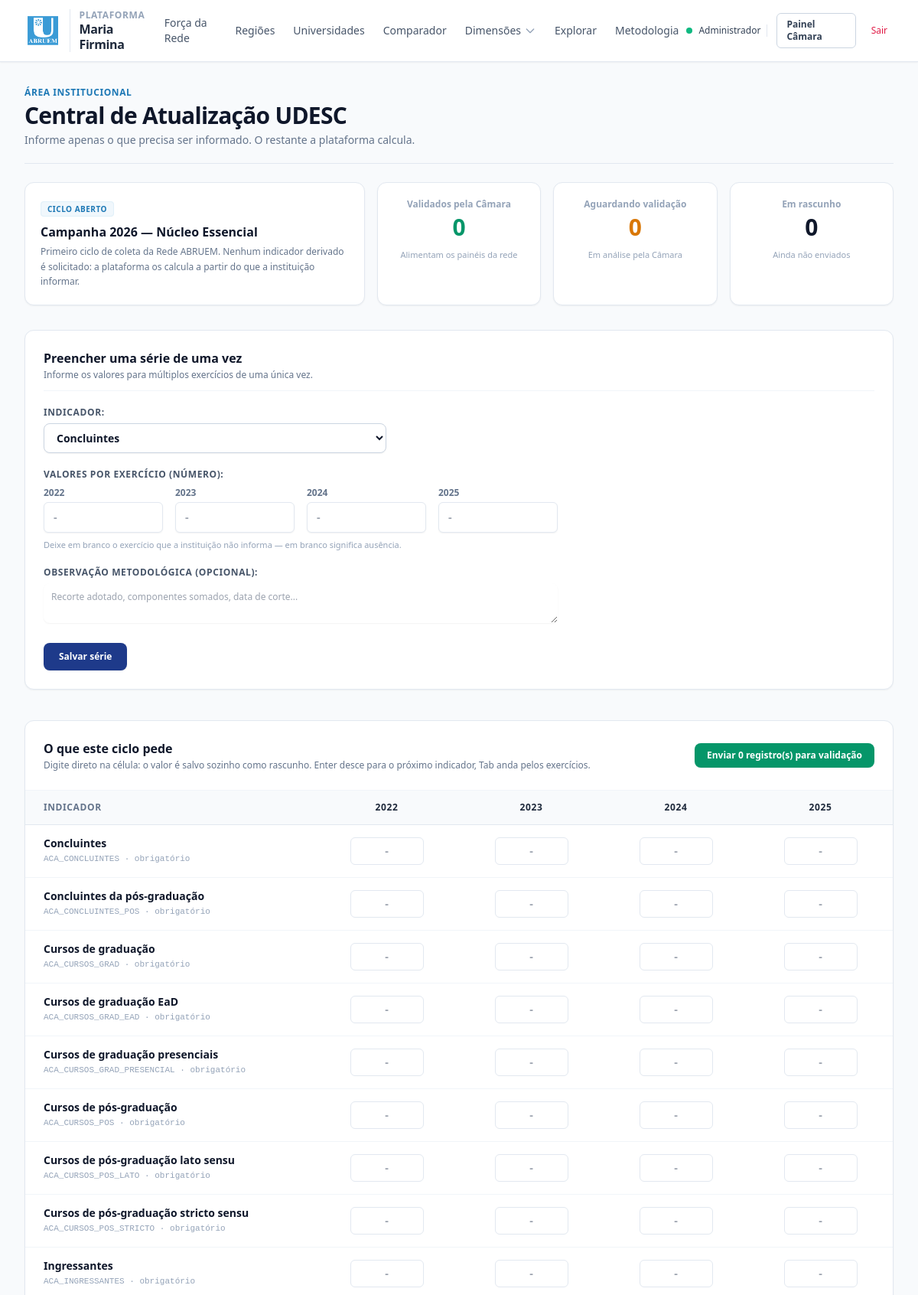
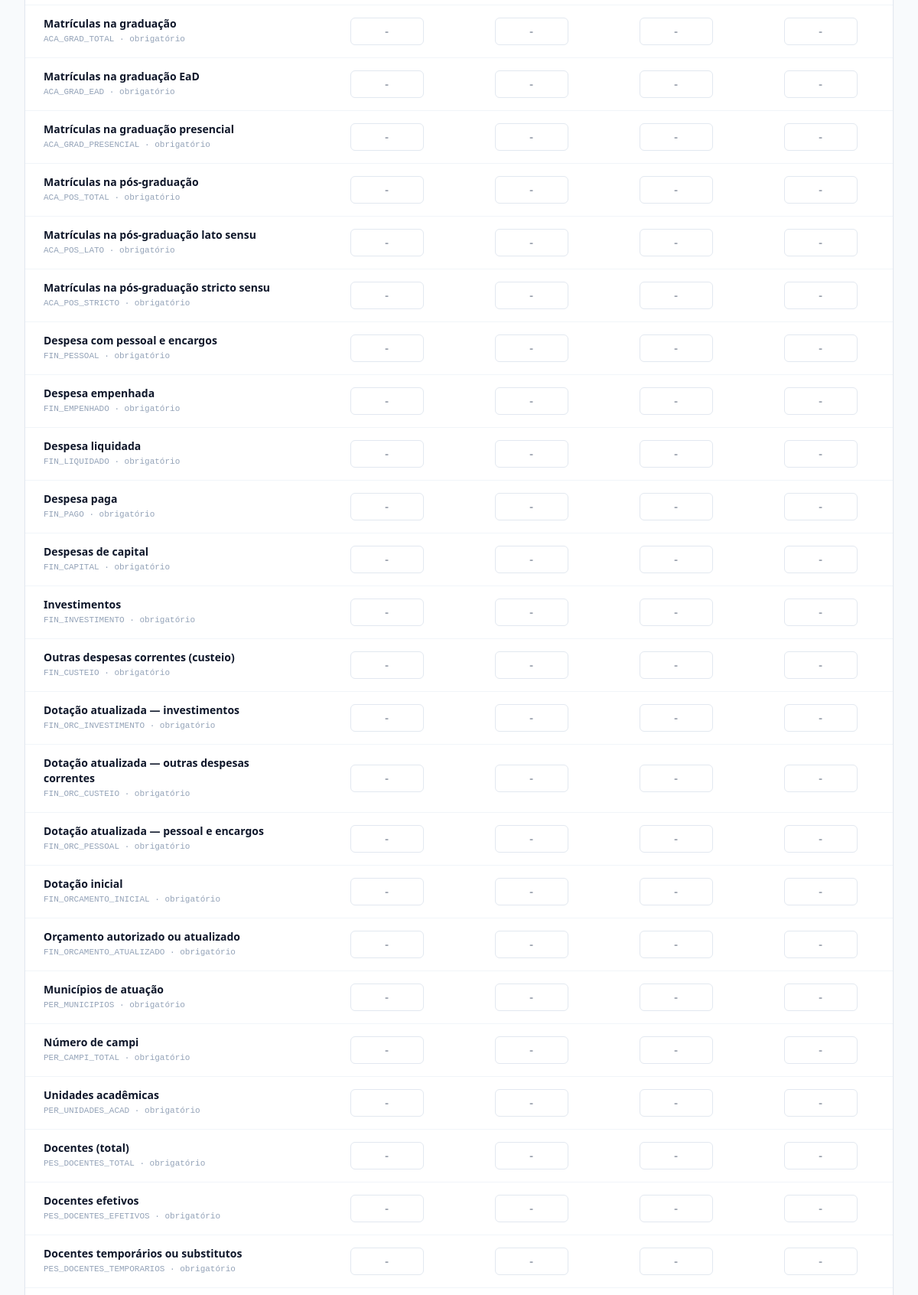
Screenshot of /minha-universidade/ (signed in, upper part) with the database file from the repository (2 pictures, top to bottom).
### tables this page shows
CREATE TABLE universidades (
    id TEXT PRIMARY KEY,
    sigla TEXT NOT NULL UNIQUE,
    nome TEXT NOT NULL,
    tipo TEXT NOT NULL,
    uf TEXT NOT NULL,
    regiao TEXT NOT NULL,
    municipio_sede TEXT,
    ano_filiacao INTEGER,
    status TEXT DEFAULT 'ATIVA',
    criado_em DATETIME DEFAULT CURRENT_TIMESTAMP
, autonomia_financeira INTEGER DEFAULT 0);

CREATE TABLE indicadores (
    id TEXT PRIMARY KEY,
    codigo TEXT NOT NULL UNIQUE,
    nome TEXT NOT NULL,
    dimensao TEXT NOT NULL,
    tipo_dado TEXT NOT NULL,
    tipo_agregacao TEXT NOT NULL,
    origem TEXT NOT NULL DEFAULT 'INFORMADO',
    unidade_medida TEXT,
    descricao TEXT,
    obrigatorio INTEGER DEFAULT 1,
    ativo INTEGER DEFAULT 1
);

### app/controllers/minha_universidade_controller.py (the view, shortened to what this page needs)
@minha_universidade_bp.route('/')
def painel():
    if not AuthService.esta_autenticado():
        return redirect(url_for('auth.login'))
    usuario = AuthService.usuario_atual()
    uni_repo = UniversidadeRepository()
    ind_repo = IndicadorRepository()
    reg_repo = RegistroRepository()
    is_admin = (usuario.get('perfil') == 'ADMIN_CAMARA')
    universidades_disponiveis = uni_repo.listar_todas(apenas_ativas=True) if is_admin else []
    if is_admin:
        default_uni = usuario.get('universidade_id') or (universidades_disponiveis[0].id if universidades_disponiveis else 'U31')
        uni_id = request.args.get('universidade_id', default_uni)
    else:
        uni_id = usuario.get('universidade_id')
    if not uni_id:
        flash('Nenhuma instituição vinculada ao seu usuário.', 'warning')
        return redirect(url_for('home.index'))
    universidade = uni_repo.buscar_por_id(uni_id)
    if not universidade and universidades_disponiveis:
        universidade = universidades_disponiveis[0]
        uni_id = universidade.id
    exercicio_referencia = int(request.args.get('ano', 2025))
    anos_ciclo = [2022, 2023, 2024, 2025]
    todos_indicadores = ind_repo.listar_todos(apenas_ativos=True)
    indicadores_digitaveis = [i for i in todos_indicadores if not i.is_calculado()]
    indicadores_calculados = [i for i in todos_indicadores if i.is_calculado()]
    matriz_registros = {}
    total_validados = 0
    total_aguardando = 0
    total_rascunhos = 0
    total_devolvidos = 0
    for ind in todos_indicadores:
        matriz_registros[ind.id] = {}
        for a in anos_ciclo:
            reg = reg_repo.buscar_por_chave(uni_id, ind.id, a)
            matriz_registros[ind.id][a] = reg
    responsaveis = uni_repo.listar_responsaveis(uni_id)
    return render_template('institucional/minha_universidade.html',
                           universidade=universidade,
                           ano_referencia=exercicio_referencia,
                           anos_ciclo=anos_ciclo,
                           indicadores_digitaveis=indicadores_digitaveis,
                           indicadores_calculados=indicadores_calculados,
                           matriz=matriz_registros,
                           total_validados=total_validados,
                           total_aguardando=total_aguardando,
                           total_rascunhos=total_rascunhos,
                           total_devolvidos=total_devolvidos,
                           responsaveis=responsaveis,
                           is_admin=is_admin,
                           universidades_disponiveis=universidades_disponiveis)

### app/models/indicador.py (called while the page is built)
    def is_calculado(self):
        return self.origem == 'CALCULADO'

    @classmethod
    def from_dict(cls, dados):
        if not dados:
            return None
        return cls(
            id=dados.get('id'),
            codigo=dados.get('codigo'),
            nome=dados.get('nome'),
            dimensao=dados.get('dimensao'),
            tipo_dado=dados.get('tipo_dado'),
            tipo_agregacao=dados.get('tipo_agregacao'),
            origem=dados.get('origem', 'INFORMADO'),
            unidade_medida=dados.get('unidade_medida'),
            descricao=dados.get('descricao'),
            obrigatorio=dados.get('obrigatorio', 1),
            ativo=dados.get('ativo', 1)
        )

### app/models/universidade.py (called while the page is built)
    @classmethod
    def from_dict(cls, dados):
        if not dados:
            return None
        return cls(
            id=dados.get('id'),
            sigla=dados.get('sigla'),
            nome=dados.get('nome'),
            tipo=dados.get('tipo'),
            uf=dados.get('uf'),
            regiao=dados.get('regiao'),
            municipio_sede=dados.get('municipio_sede'),
            ano_filiacao=dados.get('ano_filiacao'),
            status=dados.get('status', 'ATIVA'),
            autonomia_financeira=dados.get('autonomia_financeira', 0),
            criado_em=dados.get('criado_em')
        )

### app/repositories/base_repository.py (called while the page is built)
    def executar_consulta(self, sql, parametros=None):
        sql_sqlite = sql.replace('%s', '?')
        conn = get_db_connection()
        try:
            cursor = conn.cursor()
            cursor.execute(sql_sqlite, parametros or ())
            return cursor.fetchall()
        finally:
            conn.close()

    def executar_consulta_um(self, sql, parametros=None):
        sql_sqlite = sql.replace('%s', '?')
        conn = get_db_connection()
        try:
            cursor = conn.cursor()
            cursor.execute(sql_sqlite, parametros or ())
            return cursor.fetchone()
        finally:
            conn.close()

### app/repositories/indicador_repository.py (called while the page is built)
    def listar_todos(self, apenas_ativos=True):
        sql = "SELECT * FROM indicadores"
        if apenas_ativos:
            sql += " WHERE ativo = 1"
        sql += " ORDER BY dimensao ASC, nome ASC"
        linhas = self.executar_consulta(sql)
        return [Indicador.from_dict(l) for l in linhas]

### app/repositories/universidade_repository.py (called while the page is built)
    def buscar_por_id(self, universidade_id):
        sql = "SELECT * FROM universidades WHERE id = %s LIMIT 1"
        res = self.executar_consulta_um(sql, (universidade_id,))
        return Universidade.from_dict(res) if res else None

### app/templates/institucional/minha_universidade.html (shortened to what this page needs)
{% extends 'layouts/base.html' %}
{% block content %}
<div class="mb-6 border-b border-slate-200 pb-5">
    <span class="text-xs font-bold uppercase tracking-wider text-abruem-600 block mb-1">ÁREA INSTITUCIONAL</span>
    <h1 class="text-3xl font-extrabold text-slate-900 tracking-tight">Central de Atualização {{ universidade.sigla }}</h1>
    <p class="text-sm text-slate-500 mt-1">Informe apenas o que precisa ser informado. O restante a plataforma calcula.</p>
</div>
<div class="grid grid-cols-1 md:grid-cols-5 gap-4 mb-8">
    <div class="md:col-span-2 bg-white p-5 rounded-xl border border-slate-200 shadow-sm">
        <span class="text-[10px] font-bold uppercase tracking-wider text-abruem-600 bg-abruem-50 px-2 py-0.5 rounded border border-abruem-100">Ciclo aberto</span>
        <h2 class="text-base font-bold text-slate-900 mt-2">Campanha 2026 — Núcleo Essencial</h2>
        <p class="text-xs text-slate-500 mt-1 leading-relaxed">
            Primeiro ciclo de coleta da Rede ABRUEM. Nenhum indicador derivado é solicitado: a plataforma os calcula a partir do que a instituição informar.
        </p>
    </div>
    <div class="bg-white p-5 rounded-xl border border-slate-200 shadow-sm text-center">
        <span class="text-xs font-semibold text-slate-400 block">Validados pela Câmara</span>
        <div class="text-3xl font-extrabold text-emerald-600 my-1">{{ total_validados }}</div>
        <span class="text-[11px] text-slate-400">Alimentam os painéis da rede</span>
    </div>
    <div class="bg-white p-5 rounded-xl border border-slate-200 shadow-sm text-center">
        <span class="text-xs font-semibold text-slate-400 block">Aguardando validação</span>
        <div class="text-3xl font-extrabold text-amber-600 my-1">{{ total_aguardando }}</div>
        <span class="text-[11px] text-slate-400">Em análise pela Câmara</span>
    </div>
    <div class="bg-white p-5 rounded-xl border border-slate-200 shadow-sm text-center">
        <span class="text-xs font-semibold text-slate-400 block">Em rascunho</span>
        <div class="text-3xl font-extrabold text-slate-900 my-1">{{ total_rascunhos }}</div>
        <span class="text-[11px] text-slate-400">Ainda não enviados</span>
    </div>
</div>
<div class="bg-white p-6 rounded-xl border border-slate-200 shadow-sm mb-10">
    <div class="border-b border-slate-100 pb-3 mb-5">
        <h3 class="text-base font-bold text-slate-900">Preencher uma série de uma vez</h3>
        <p class="text-xs text-slate-500 mt-0.5">Informe os valores para múltiplos exercícios de uma única vez.</p>
    </div>
    <form method="POST" action="{{ url_for('minha_universidade.salvar_serie') }}" class="space-y-5">
        <div>
            <label for="indicador_id" class="block text-xs font-bold uppercase tracking-wider text-slate-600 mb-1.5">Indicador:</label>
            <select name="indicador_id" id="indicador_id" required
                    class="w-full max-w-md rounded-lg border-slate-300 text-sm font-semibold text-slate-900 bg-white shadow-sm focus:border-abruem-500 focus:ring-abruem-500 py-2 px-3">
                {% for ind in indicadores_digitaveis %}
                    <option value="{{ ind.id }}">{{ ind.nome }}</option>
                {% endfor %}
            </select>
        </div>
        <div>
            <span class="block text-xs font-bold uppercase tracking-wider text-slate-600 mb-2">Valores por exercício (número):</span>
            <div class="grid grid-cols-2 sm:grid-cols-4 gap-4 max-w-2xl">
                {% for a in anos_ciclo %}
                <div>
                    <label for="val_{{ a }}" class="block text-xs font-semibold text-slate-500 mb-1">{{ a }}</label>
                    <input type="text" name="valor_{a}" id="val_{{ a }}" placeholder="-"
                           class="input-valor w-full rounded-lg border-slate-300 text-sm font-bold text-slate-900 bg-white shadow-sm focus:border-abruem-500 focus:ring-abruem-500 py-2 px-3">
                </div>
                {% endfor %}
            </div>
            <p class="text-[11px] text-slate-400 mt-2">Deixe em branco o exercício que a instituição não informa — em branco significa ausência.</p>
        </div>
        <div>
            <label for="observacao" class="block text-xs font-bold uppercase tracking-wider text-slate-600 mb-1.5">Observação metodológica (opcional):</label>
            <textarea name="observacao" id="observacao" rows="2" placeholder="Recorte adotado, componentes somados, data de corte..."
                      class="w-full max-w-2xl rounded-lg border-slate-300 text-xs text-slate-800 bg-white shadow-sm focus:border-abruem-500 focus:ring-abruem-500 p-2.5"></textarea>
        </div>
        <button type="submit" class="px-5 py-2.5 bg-abruem-800 text-white rounded-lg text-xs font-bold hover:bg-abruem-900 shadow-sm transition">
            Salvar série
        </button>
    </form>
</div>
<div class="bg-white rounded-xl border border-slate-200 shadow-sm overflow-hidden mb-10">
    <div class="p-6 border-b border-slate-100 flex flex-col sm:flex-row sm:items-center sm:justify-between gap-4">
        <div>
            <h3 class="text-base font-bold text-slate-900">O que este ciclo pede</h3>
            <p class="text-xs text-slate-500 mt-0.5">Digite direto na célula: o valor é salvo sozinho como rascunho. Enter desce para o próximo indicador, Tab anda pelos exercícios.</p>
        </div>
        <form method="POST" action="{{ url_for('minha_universidade.enviar_lote') }}">
            <button type="submit" class="px-4 py-2 bg-emerald-600 text-white font-bold text-xs rounded-lg hover:bg-emerald-700 shadow-sm transition">
                Enviar {{ total_rascunhos }} registro(s) para validação
            </button>
        </form>
    </div>
    <div class="overflow-x-auto">
        <table class="w-full text-left text-sm text-slate-600 border-collapse">
            <thead class="bg-slate-50 text-xs font-semibold uppercase tracking-wider text-slate-500 border-b border-slate-200">
                <tr>
                    <th scope="col" class="px-6 py-3.5 w-1/3">Indicador</th>
                    {% for a in anos_ciclo %}
                        <th scope="col" class="px-4 py-3.5 text-center w-1/6 font-bold text-slate-800">{{ a }}</th>
                    {% endfor %}
                </tr>
            </thead>
            <tbody class="divide-y divide-slate-100">
                {% for ind in indicadores_digitaveis %}
                <tr class="hover:bg-slate-50/80 transition-colors">
                    <td class="px-6 py-3.5">
                        <strong class="text-slate-900 block font-semibold">{{ ind.nome }}</strong>
                        <span class="text-[11px] font-mono text-slate-400 block">{{ ind.codigo }} · obrigatório</span>
                    </td>
                    {% for a in anos_ciclo %}
                    {% set reg = matriz[ind.id][a] %}
                    <td class="px-4 py-3.5 text-center">
                        <input type="text"
                               data-uni="{{ universidade.id }}"
                               data-ind="{{ ind.id }}"
                               data-ano="{{ a }}"
                               value="{% if reg and reg.valor_numerico is not none %}{{ reg.valor_numerico | numero_br(0) }}{% endif %}"
                               placeholder="-"
                               class="celula-rapida w-24 text-center py-1 px-2 border rounded text-xs font-bold text-slate-900 focus:border-abruem-500 focus:ring-1 focus:ring-abruem-500
                               {% if reg and reg.status_dado == 'VALIDADO' %}bg-emerald-50/50 border-emerald-300 text-emerald-800{% elif reg and reg.status_dado == 'ENVIADO' %}bg-amber-50/50 border-amber-300{% else %}border-slate-300 bg-white{% endif %}">
                    </td>
                    {% endfor %}
                </tr>
                {% endfor %}
            </tbody>
        </table>
    </div>
</div>
{% endblock %}

### app/static/css/main.css (style rules this page uses)
:root { --primary: #1e3a8a; --primary-hover: #1e40af; --primary-light: #eff6ff; --secondary: #0f172a; --accent: #0284c7; --success: #16a34a; --warning: #d97706; --danger: #dc2626; --bg-page: #f8fafc; --bg-card: #ffffff; --border-color: #e2e8f0; --text-main: #0f172a; --text-muted: #64748b; --font-sans: -apple-system, BlinkMacSystemFont, "Segoe UI", Roboto, Helvetica, Arial, sans-serif; --font-mono: ui-monospace, SFMono-Regular, Menlo, Monaco, Consolas, monospace; }
*, *::before, *::after { box-sizing: border-box; margin: 0; padding: 0; }
.text-center { text-align: center; }

### app/static/css/componentes.css (style rules this page uses)
input[type="text"], input[type="email"], input[type="password"], input[type="url"], select { padding: 9px 12px; border: 1px solid var(--border-color); border-radius: 6px; font-size: 0.9rem; outline: none; background-color: #ffffff; }

### rows the page displays
universidades: sigla "UDESC"
indicadores: nome "Concluintes", codigo "ACA_CONCLUINTES"
indicadores: nome "Concluintes da pós-graduação", codigo "ACA_CONCLUINTES_POS"
indicadores: nome "Cursos de graduação", codigo "ACA_CURSOS_GRAD"
indicadores: nome "Cursos de graduação EaD", codigo "ACA_CURSOS_GRAD_EAD"
indicadores: nome "Cursos de graduação presenciais", codigo "ACA_CURSOS_GRAD_PRESENCIAL"
indicadores: nome "Cursos de pós-graduação", codigo "ACA_CURSOS_POS"
indicadores: nome "Cursos de pós-graduação lato sensu", codigo "ACA_CURSOS_POS_LATO"
indicadores: nome "Cursos de pós-graduação stricto sensu", codigo "ACA_CURSOS_POS_STRICTO"
indicadores: nome "Ingressantes", codigo "ACA_INGRESSANTES"
indicadores: nome "Matrículas na graduação", codigo "ACA_GRAD_TOTAL"
indicadores: nome "Matrículas na graduação EaD", codigo "ACA_GRAD_EAD"
indicadores: nome "Matrículas na graduação presencial", codigo "ACA_GRAD_PRESENCIAL"
indicadores: nome "Matrículas na pós-graduação", codigo "ACA_POS_TOTAL"
indicadores: nome "Matrículas na pós-graduação lato sensu", codigo "ACA_POS_LATO"
indicadores: nome "Matrículas na pós-graduação stricto sensu", codigo "ACA_POS_STRICTO"
indicadores: nome "Despesa com pessoal e encargos", codigo "FIN_PESSOAL"
indicadores: nome "Despesa empenhada", codigo "FIN_EMPENHADO"
indicadores: nome "Despesa liquidada", codigo "FIN_LIQUIDADO"
indicadores: nome "Despesa paga", codigo "FIN_PAGO"
indicadores: nome "Despesas de capital", codigo "FIN_CAPITAL"
indicadores: nome "Investimentos", codigo "FIN_INVESTIMENTO"
indicadores: nome "Outras despesas correntes (custeio)", codigo "FIN_CUSTEIO"
indicadores: nome "Dotação atualizada — investimentos", codigo "FIN_ORC_INVESTIMENTO"
indicadores: nome "Dotação atualizada — outras despesas correntes", codigo "FIN_ORC_CUSTEIO"
indicadores: nome "Dotação atualizada — pessoal e encargos", codigo "FIN_ORC_PESSOAL"
indicadores: nome "Dotação inicial", codigo "FIN_ORCAMENTO_INICIAL"
indicadores: nome "Orçamento autorizado ou atualizado", codigo "FIN_ORCAMENTO_ATUALIZADO"
indicadores: nome "Municípios de atuação", codigo "PER_MUNICIPIOS"
indicadores: nome "Número de campi", codigo "PER_CAMPI_TOTAL"
indicadores: nome "Unidades acadêmicas", codigo "PER_UNIDADES_ACAD"
indicadores: nome "Docentes (total)", codigo "PES_DOCENTES_TOTAL"
indicadores: nome "Docentes efetivos", codigo "PES_DOCENTES_EFETIVOS"
indicadores: nome "Docentes temporários ou substitutos", codigo "PES_DOCENTES_TEMPORARIOS"

### other values shown
{{ session.get('nome').split()[0] }} "Administrador"
{{ total_validados }} "0"
{{ total_aguardando }} "0"
{{ total_rascunhos }} "0"
{{ a }} "2022" "2023" "2024" "2025"
form field indicador_id "Concluintes"
